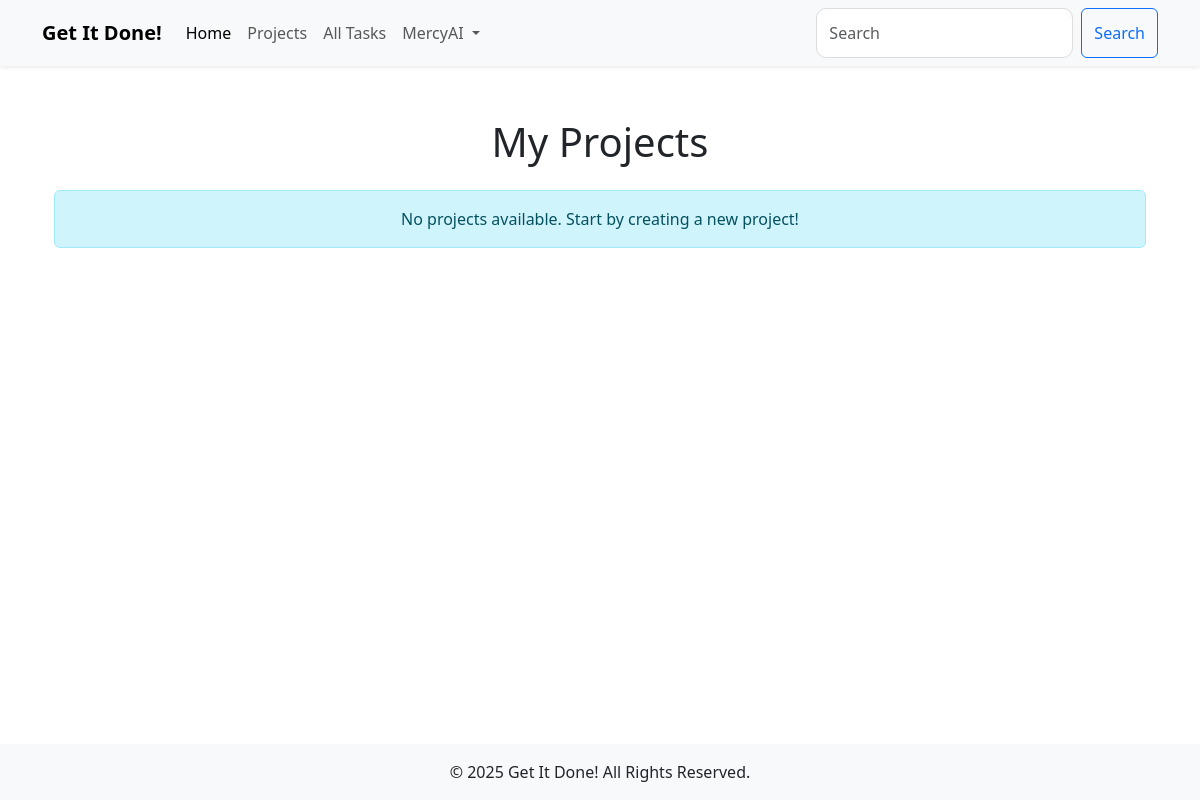
Page /projects (signed in) on the earlier database version.
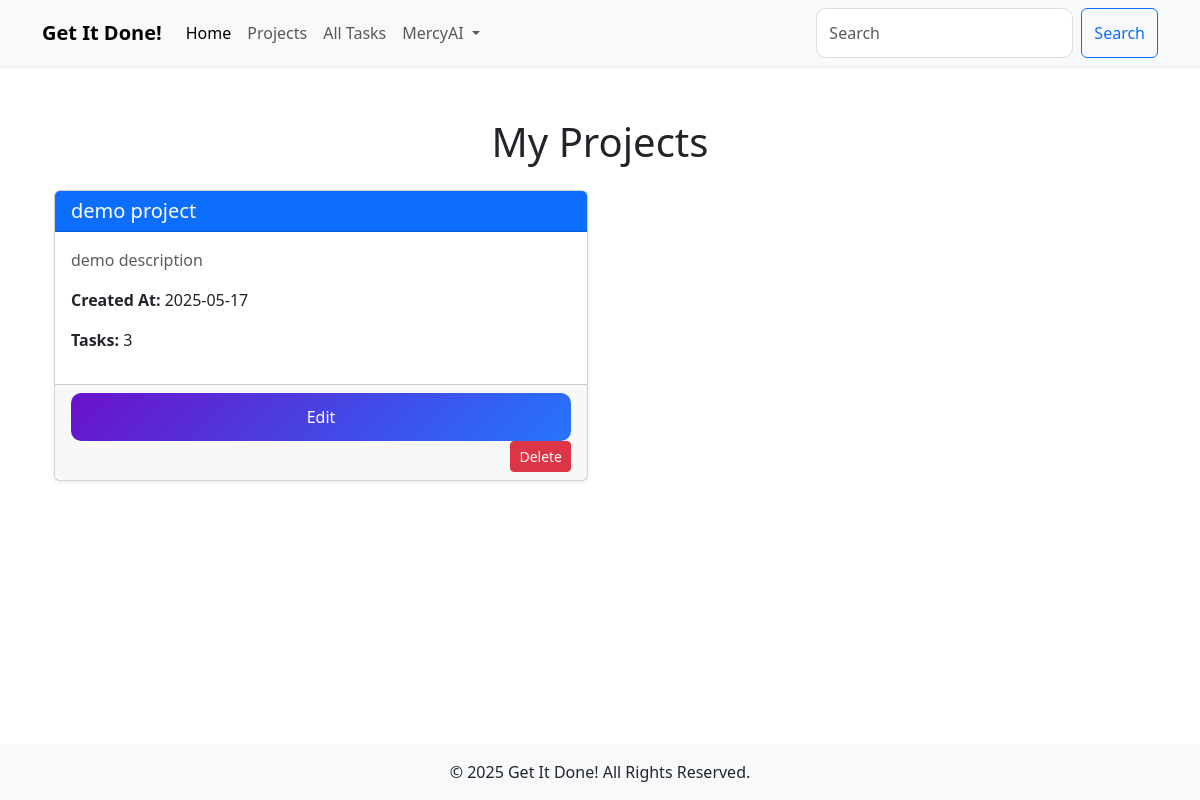
Same page on the later database version.
### models.py (models this page shows, shortened)
class Project(db.Model):
    id = db.Column(db.Integer, primary_key=True)
    name = db.Column(db.String(200), nullable=False, unique=True)
    description = db.Column(db.Text, nullable=True)
    deadline = db.Column(db.DateTime, nullable=True)
    created_at = db.Column(db.DateTime, default=db.func.current_timestamp())
    updated_at = db.Column(db.DateTime, default=db.func.current_timestamp(), onupdate=db.func.current_timestamp())
    owner_id = db.Column(db.Integer, db.ForeignKey('user.id'), nullable=False, index=True)  # Project owner
    owner = db.relationship('User', backref='projects')  # Link to the User model
    tasks = db.relationship('Task', backref='project', lazy='select')  # Link to the Task model

### main.py (the view)
@app.route('/projects')
@login_required
def projects():
    projects = Project.query.filter_by(owner_id=current_user.id).order_by(Project.created_at.desc()).all()
    return render_template('projects.html', projects=projects)

### main.py (called while the page is built)
@login_manager.user_loader
def load_user(user_id):
    return User.query.get(int(user_id))

### templates/projects.html (shortened to what this page needs)
{% extends 'base.html' %}
{% block content %}
<div class="container">
    <h1 class="mb-4 text-center">My Projects</h1>
    {% if projects|length > 0 %}
    <div class="row">
        {% for project in projects %}
        <div class="col-md-6 mb-4">
            <div class="card shadow-sm">
                <div class="card-header bg-primary text-white">
                    <h5 class="mb-0">{{ project.name }}</h5>
                </div>
                <div class="card-body">
                    <p class="text-muted">{{ project.description or "No description available." }}</p>
                    <p><strong>Created At:</strong> {{ project.created_at.strftime('%Y-%m-%d') }}</p>
                    <p><strong>Tasks:</strong> {{ project.tasks|length }}</p>
                </div>
                <div class="card-footer text-end">
                    <a href="{{ url_for('edit_project', project_id=project.id) }}" class="btn btn-sm btn-primary">Edit</a>
                    <form method="POST" action="{{ url_for('delete_project', project_id=project.id) }}" class="d-inline">
                        <button type="submit" class="btn btn-sm btn-danger">Delete</button>
                    </form>
                </div>
            </div>
        </div>
        {% endfor %}
    </div>
    {% else %}
    <div class="alert alert-info text-center" role="alert">
        No projects available. Start by creating a new project!
    </div>
    {% endif %}
</div>
{% endblock %}

Differences in the rows shown:
added Project: name "demo project", description "demo description", created_at "2025-05-17", tasks|length "3"
Other differences:
text no longer shown: "No projects available. Start by creating a new project!"
